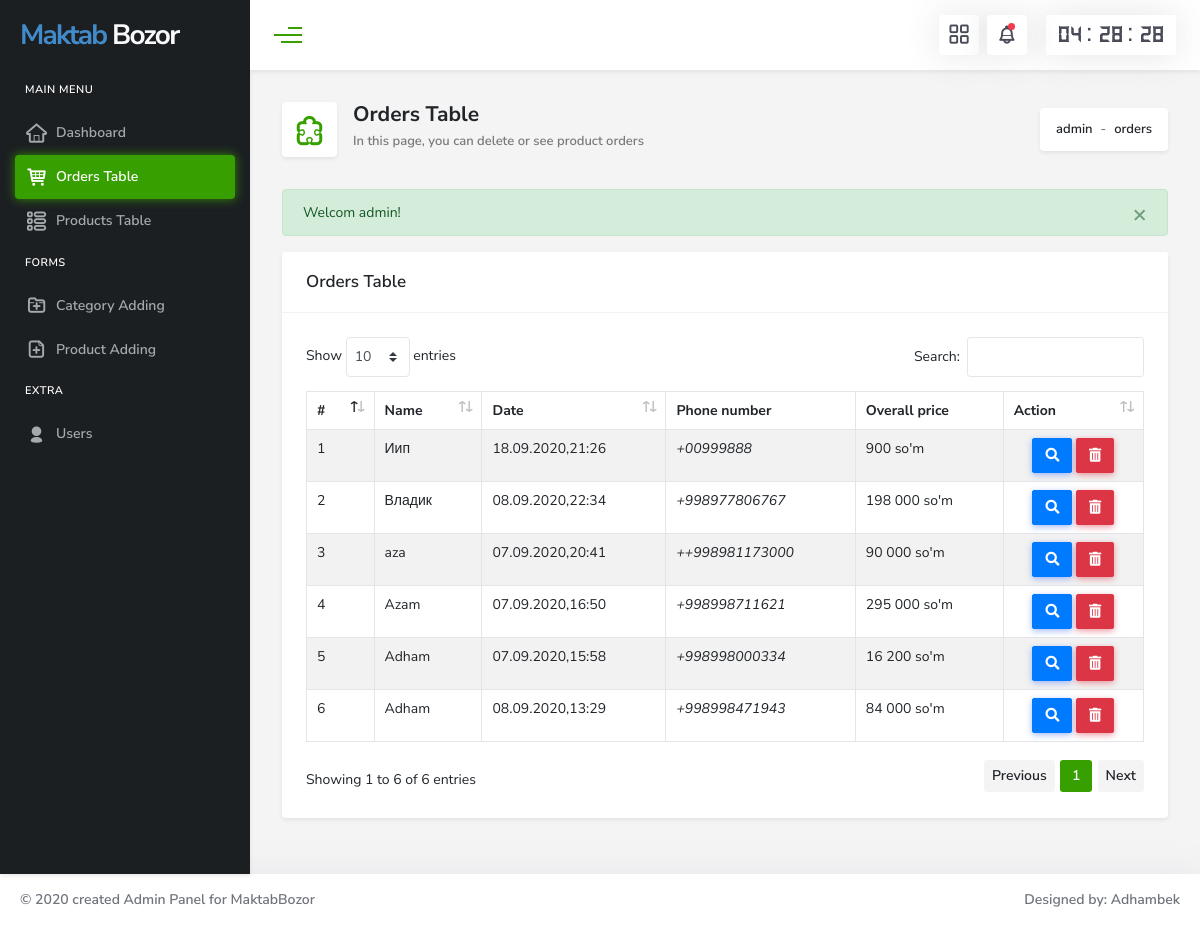
Screenshot of /admin/orders.php (signed in) with the database file from the repository.
### tables this page shows
CREATE TABLE `orderproduct` (
  `id` int(11) NOT NULL,
  `chat_id` int(20) NOT NULL,
  `username` varchar(200) NOT NULL,
  `name` varchar(200) NOT NULL,
  `tel` varchar(20) NOT NULL,
  `latitude` varchar(200) NOT NULL,
  `longitude` varchar(200) NOT NULL,
  `product` longtext NOT NULL,
  `overallprice` varchar(50) NOT NULL,
  `date` varchar(20) NOT NULL,
  `status` int(1) NOT NULL
);

### admin/include/db_connect.php (called while the page is built, shortened)
<?php
class Database
{
    public $db;
    private $dbHost = DB_HOST;
    private $dbUsername = DB_USER;
    private $dbPassword = DB_PASS;
    private $dbName = DB_NAME;
    public function __construct()
    {
        if (!isset($this->db)) {
            try {
                $conn = new PDO("mysql:host=" . $this->dbHost . ";dbname=" . $this->dbName.";charset=utf8mb4", $this->dbUsername, $this->dbPassword);
                $conn->setAttribute(PDO::ATTR_ERRMODE, PDO::ERRMODE_EXCEPTION);
                $this->db = $conn;
            } catch (PDOException $e) {
                die("Failed to connect with MySQL: " . $e->getMessage());
            }
        }
    }
}

### admin/include/db_operations.php (called while the page is built, shortened)
<?php
require_once 'session.php';
class Operation extends Database
{
    public function selectbystatus($table, $status)
    {
        $sql = "SELECT * FROM " . $table . " WHERE status='$status' ORDER BY id DESC";
        return $stmt = $this->db->query($sql);
    }
}

### admin/orders.php (the view, shortened to what this page needs)
<?php require_once 'include/db_connect.php';?>
<?php require_once 'include/db_operations.php';?>
<?php require_once 'include/session.php';?>
<?php require_once 'include/function.php';?>
<!doctype html>
<html lang="en">
<head>
    <link href="assets/plugins/bootstrap/css/bootstrap.min.css" rel="stylesheet">
    <link href="assets/plugins/metisMenu/metisMenu.min.css" rel="stylesheet">
    <link href="assets/plugins/fontawesome/css/all.min.css" rel="stylesheet">
    <link href="assets/plugins/typicons/src/typicons.min.css" rel="stylesheet">
    <link href="assets/plugins/themify-icons/themify-icons.min.css" rel="stylesheet">
    <link href="assets/plugins/datatables/dataTables.bootstrap4.min.css" rel="stylesheet">
    <link href="assets/dist/css/style.css" rel="stylesheet">
</head>
<body>
    <div class="wrapper">
        <?php $page = 'orders';require_once 'page-section/sidebar.php'?>
        <div class="content-wrapper">
            <div class="main-content">
                <?php require_once 'page-section/header.php'?>
                <div class="content-header row align-items-center m-0">
                    <nav aria-label="breadcrumb" class="col-sm-4 order-sm-last mb-3 mb-sm-0 p-0 ">
                        <ol class="breadcrumb d-inline-flex font-weight-600 fs-13 bg-white mb-0 float-sm-right">
                        </ol>
                    </nav>
                    <div class="col-sm-8 header-title p-0">
                        <div class="media">
                            <div class="header-icon text-success mr-3"><i class="typcn typcn-puzzle-outline"></i></div>
                            <div class="media-body">
                                <h1 class="font-weight-bold">Orders Table</h1>
                                <small>In this page, you can delete or see product orders</small>
                            </div>
                        </div>
                    </div>
                </div>
                <div class="body-content">
                <?php
echo SuccessMessage();
?>
                    <div class="card mb-4">
                        <div class="card-header">
                            <div class="d-flex justify-content-between align-items-center">
                                <div>
                                    <h6 class="fs-17 font-weight-600 mb-0">Orders Table</h6>
                                </div>
                            </div>
                        </div>
                        <div class="card-body">
                   <div class="table-responsive">
                           <table id="example" class="table table-striped table-bordered" style="width:100%">
                                <thead>
                                    <tr>
                                        <th>#</th>
                                        <th>Name</th>
                                        <th>Date</th>
                                        <th>Phone number</th>
                                        <th>Overall price</th>
                                        <th>Action</th>
                                    </tr>
                                </thead>
                                <tbody>
                                <?php
$obj = new Operation();
$stmt = $obj->selectbystatus("orderproduct", 1);
$num = 0;
while ($rows = $stmt->fetch()) {
    $id = $rows["id"];
    $name = $rows["name"];
    $date = $rows["date"];
    $tel = $rows["tel"];
    $price = $rows["overallprice"];
    $num++;
    ?>
                                    <tr>
                                        <td><?php echo $num; ?></td>
                                        <td><?php echo $name; ?></td>
                                        <td><?php echo $date ?></td>
                                        <td><?php echo '<i>' . '+' . $tel . '</i>' ?></td>
                                        <td><?php echo number_format($price, 0, "", " ") . ' so\'m' ?></td>
                                        <td class="text-center">
                                        <a href="product.php?order=<?php echo $id; ?>"><span class="btn btn-primary "><i class="fas fa-search"></i></span></a>
                                        <a href="orders.php?id=<?php echo $id; ?>"><span class="btn btn-danger "><i class="fas fa-trash-alt"></i></span></a>
                                        </td>
                                    </tr>
                                    <?php }?>
                                </tbody>
                            </table>
</div>
                        </div>
                    </div>
                </div>
            </div>
        </div>
    </div>
    <?php require_once 'page-section/footer.php'?>
</body>
</html>

### rows the page displays
orderproduct: name "Иип", date "18.09.2020,21:26", tel "00999888", overallprice "900"
orderproduct: name "Владик", date "08.09.2020,22:34", tel "998977806767", overallprice "198 000"
orderproduct: name "aza", date "07.09.2020,20:41", tel "+998981173000", overallprice "90 000"
orderproduct: name "Azam", date "07.09.2020,16:50", tel "998998711621", overallprice "295 000"
orderproduct: name "Adham", date "07.09.2020,15:58", tel "998998000334", overallprice "16 200"
orderproduct: name "Adham", date "08.09.2020,13:29", tel "998998471943", overallprice "84 000"

### other values shown
$rep1 "admin"
$rep1 "orders"
SuccessMessage() "Welcom admin!"
